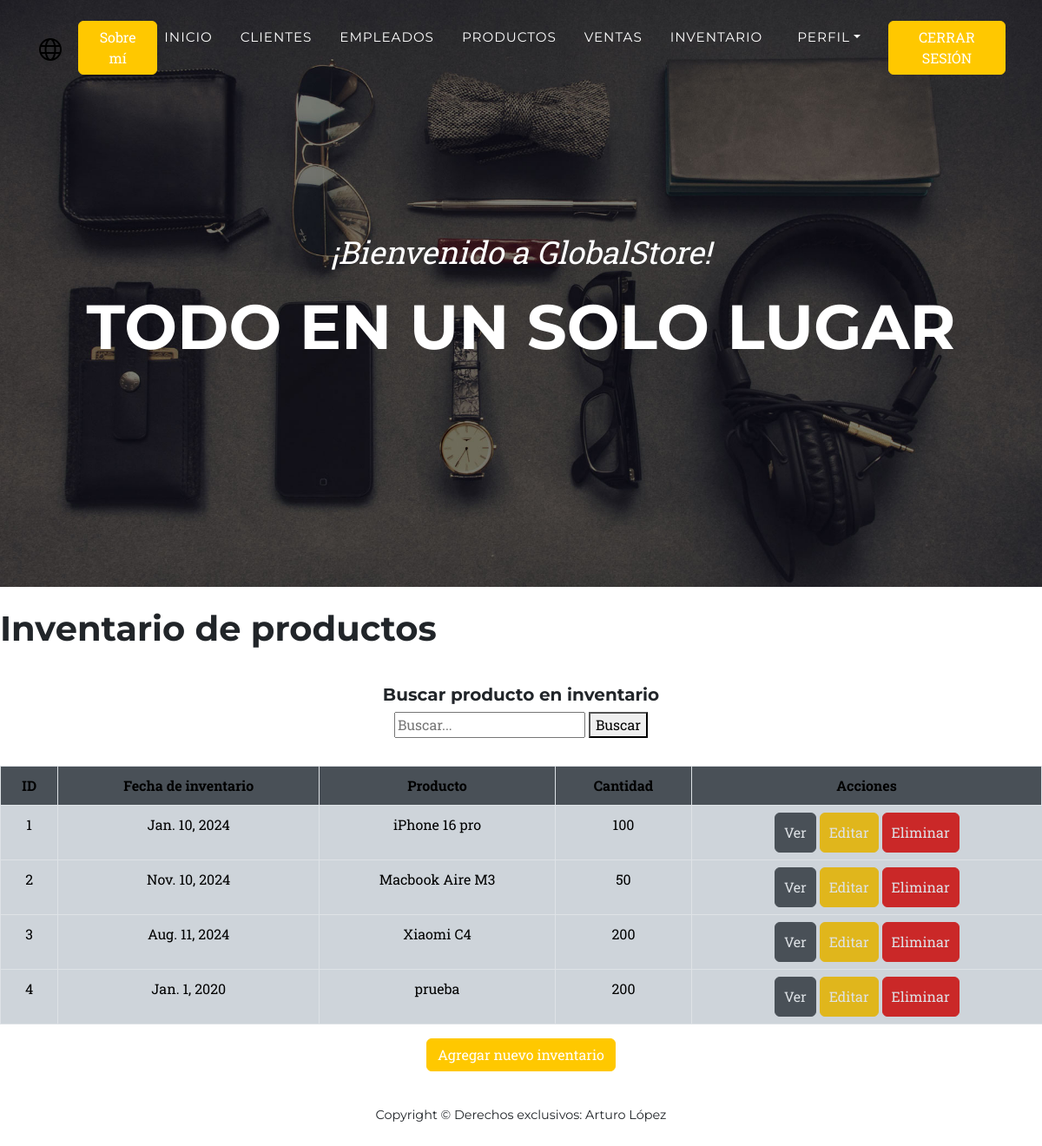
/info_app/inventario/ (signed in), run on an earlier commit of the app's database.
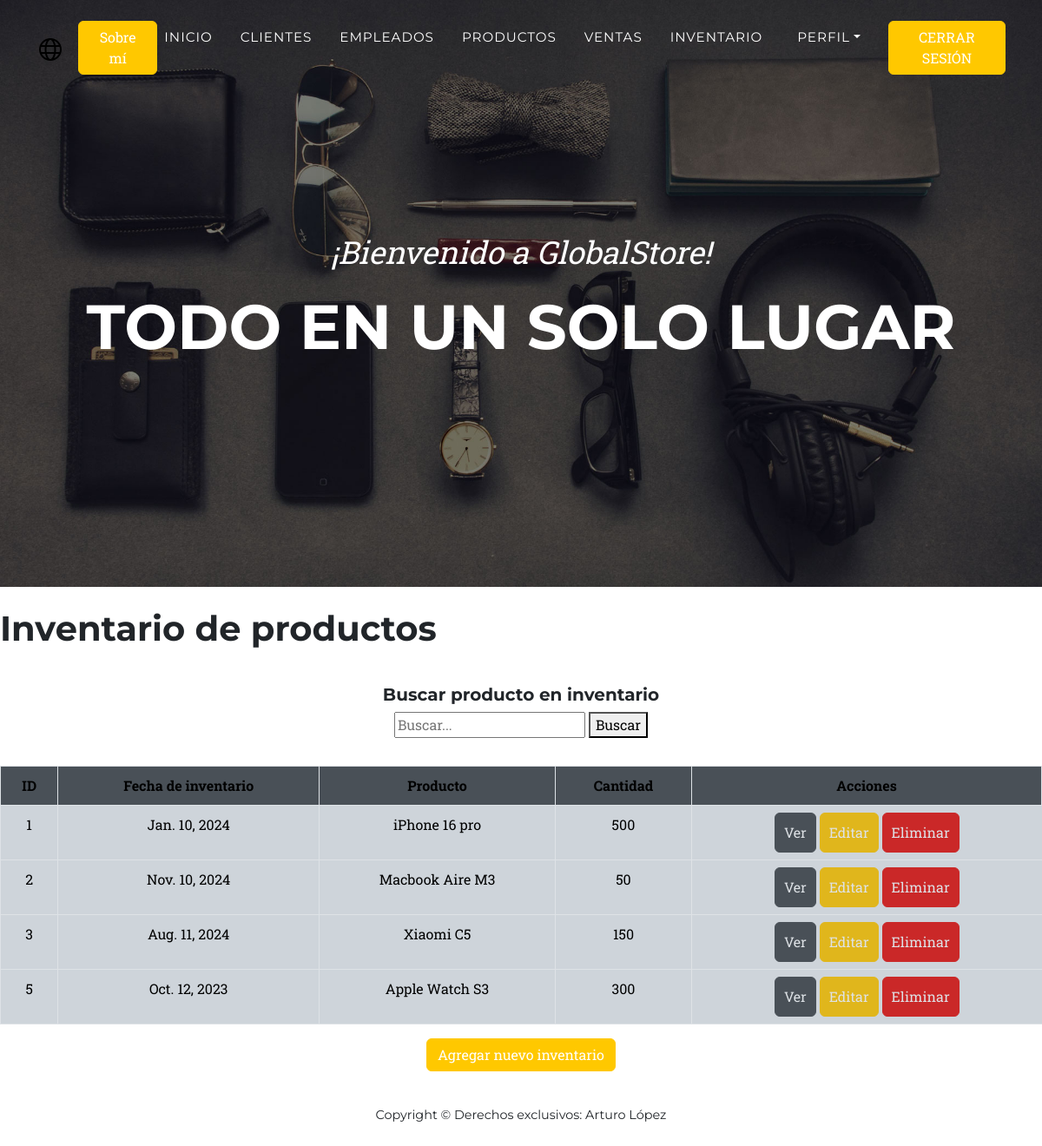
And on a later commit of the database.
### info_app/models.py (models this page shows)
class Inventario(models.Model):
    fecha_inventario=models.DateField()
    producto=models.CharField(max_length=100)
    cantidad=models.IntegerField()

### info_app/views.py (the view)
# urls.py: path('inventario/',inventario,name="inventario"),
@login_required(login_url='login')
def inventario(request):
    query=request.GET.get("q")
    if query:
        inventario=Inventario.objects.filter(Q(id__icontains=query) |
                                            Q(producto__icontains=query))
    else:
        inventario=Inventario.objects.all()
    contexto={"inventario":inventario}
    return render(request,"info_app/inventario.html",contexto)

### info_app/templates/info_app/inventario.html (shortened to what this page needs)
{% extends 'info_app/base.html' %}
{% load static %}
{% block content %}
<br>
<h1>Inventario de productos</h1>
<br>
<h5 class="text-center mt-2">Buscar producto en inventario</h5>
<div class="d-flex flex-column align-items-center mb-2">
<form action="" method="GET">
<input type="text" name="q" placeholder="Buscar..." required>
<button type="submit">Buscar</button>
</form>
<br>
    <table class="text-center mt-2 table" style="width: 100%; border-collapse: collapse;">
        <thead>
            <tr style="background-color: #495057; color: #000f; text-align: center;">
                <th scope="col" style="padding: 10px; border: 1px solid #dee2e6;">ID</th>
                <th scope="col" style="padding: 10px; border: 1px solid #dee2e6;">Fecha de inventario</th>
                <th scope="col" style="padding: 10px; border: 1px solid #dee2e6;">Producto</th>
                <th scope="col" style="padding: 10px; border: 1px solid #dee2e6;">Cantidad</th>
                <th scope="col" style="padding: 10px; border: 1px solid #dee2e6;">Acciones</th>
            </tr>
        </thead>
        <tbody>
            {% for i in inventario %}
            <tr style="background-color: #ced4da; color: #000; text-align: center;">
                <td style="padding: 10px; border: 1px solid #dee2e6;">{{ i.id }}</td>
                <td style="padding: 10px; border: 1px solid #dee2e6;">{{ i.fecha_inventario}}</td>
                <td style="padding: 10px; border: 1px solid #dee2e6;">{{ i.producto }}</td>
                <td style="padding: 10px; border: 1px solid #dee2e6;">{{ i.cantidad }}</td>
                <td>
                    {% if user.is_superuser %}
                        <a style="background-color:#495057;color: #dee2e6; padding: 10px; border: 1px solid #495057;" class="btn" href="{% url 'ver_inventario' i.id %}">Ver </a>
                        <a style="background-color:#e0b61c;color: #dee2e6; padding: 10px; border: 1px solid #e0b61c;" class="btn" href="{% url 'editar_inventario' i.id %}">Editar </a>
                        <a style="background-color:#ca2828;color: #dee2e6; padding: 10px; border: 1px solid #ca2828;" class="btn" href="{% url 'eliminar_inventario' i.id %}">Eliminar </a>
                    {% else %}
                        <a style="background-color:#495057;color: #dee2e6; padding: 10px; border: 1px solid #495057;" class="btn" href="{% url 'ver_inventario' i.id %}">Ver </a>
                    {% endif %}
                </td>
            </tr>
            {% endfor %}
        </tbody>
    </table>
    {% if user.is_staff %}
    <a class="btn btn-primary" href="{% url 'formulario_inventario' %}">Agregar nuevo inventario</a>
    {% endif %}
</div>
{% endblock content %}

What changed in the data, as far as the page shows it:
removed Inventario: id "4", fecha_inventario "Jan. 1, 2020", producto "prueba", cantidad "200"
changed Inventario "Jan. 10, 2024": cantidad "100" → "500"
changed Inventario id 3: producto "Xiaomi C4" → "Xiaomi C5"; cantidad "200" → "150"
added Inventario: id "5", fecha_inventario "Oct. 12, 2023", producto "Apple Watch S3", cantidad "300"
